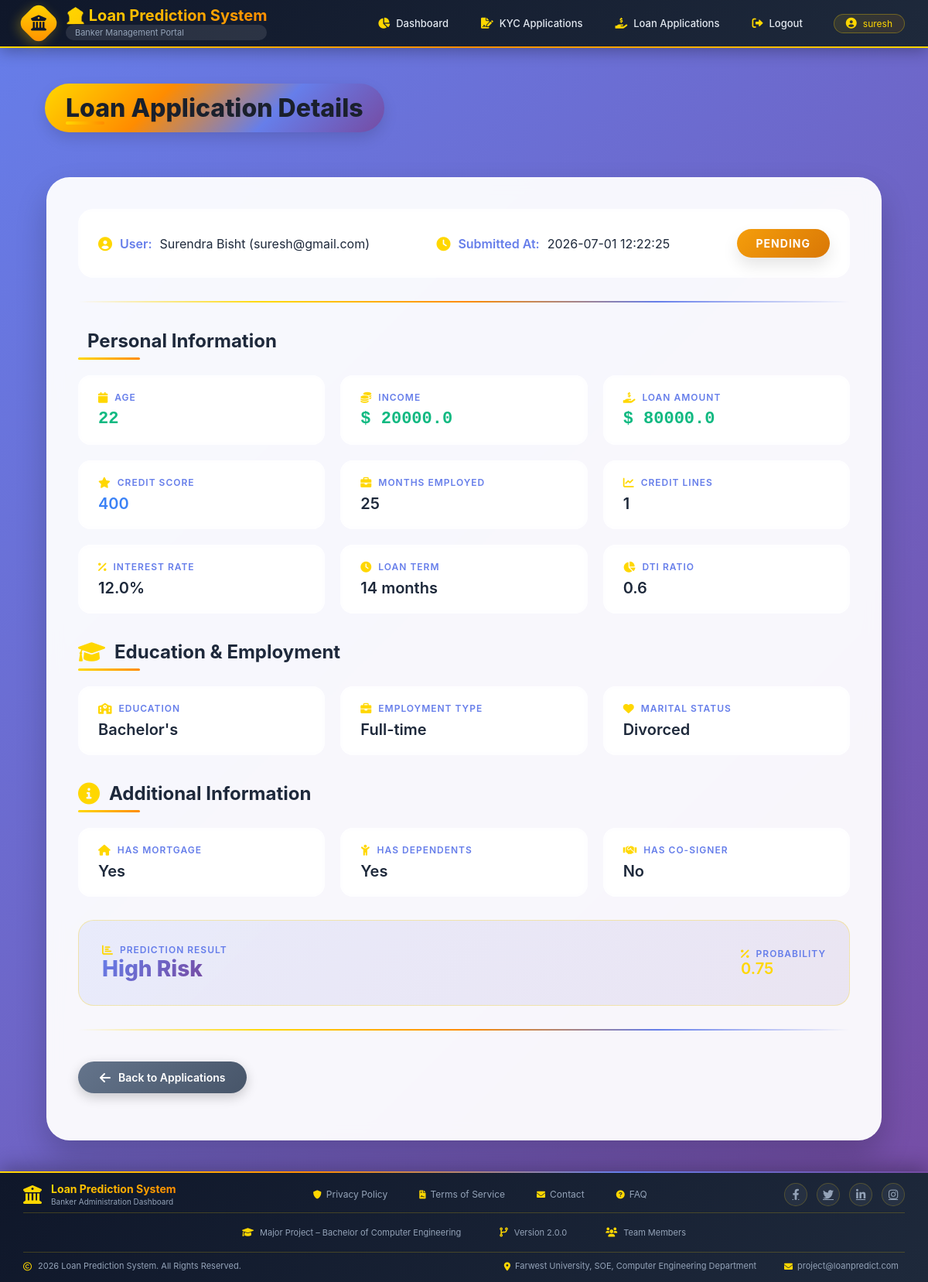
/loan/22/ (signed in), run on the app's committed database.
### app/models.py (models this page shows, shortened)
class CustomUser(AbstractBaseUser, PermissionsMixin):
    USER = 'USER'
    BANKER = 'BANKER'
    USER_TYPE_CHOICES = (
        (USER, 'User'),
        (BANKER, 'Banker'),
    )
    email = models.EmailField(unique=True)
    full_name = models.CharField(max_length=150)
    phone_number = models.CharField(max_length=15)
    user_type = models.CharField(
        max_length=10,
        choices=USER_TYPE_CHOICES,
        default=USER
    )
    is_active = models.BooleanField(default=True)
    is_staff = models.BooleanField(default=False)
    created_at = models.DateTimeField(auto_now_add=True)
    objects = CustomUserManager()
    USERNAME_FIELD = 'email'
    REQUIRED_FIELDS = ['full_name', 'phone_number']

class LoanApplication(models.Model):
    STATUS_CHOICES = (
        ("PENDING", "Pending"),
        ("APPROVED", "Approved"),
        ("REJECTED", "Rejected"),
        ("CLEARED", "Cleared"),
    )
    user = models.ForeignKey(
        settings.AUTH_USER_MODEL,
        on_delete=models.CASCADE,
        related_name="loan_applications"
    )
    age = models.IntegerField()
    income = models.FloatField()
    loan_amount = models.FloatField()
    credit_score = models.IntegerField()
    months_employed = models.IntegerField()
    num_credit_lines = models.IntegerField()
    interest_rate = models.FloatField()
    loan_term = models.IntegerField()
    dti_ratio = models.FloatField()
    EDUCATION_CHOICES = [
        ("Bachelor's", "Bachelor's"),
        ("Master's", "Master's"),
        ("High School", "High School"),
        ("PhD", "PhD"),
    ]
    EMPLOYMENT_CHOICES = [
        ("Full-time", "Full-time"),
        ("Unemployed", "Unemployed"),
        ("Self-employed", "Self-employed"),
        ("Part-time", "Part-time"),
    ]
    MARITAL_CHOICES = [
        ("Divorced", "Divorced"),
        ("Married", "Married"),
        ("Single", "Single"),
    ]
    YES_NO = [
        ("Yes", "Yes"),
        ("No", "No"),
    ]
    education = models.CharField(max_length=20, choices=EDUCATION_CHOICES)
    employment_type = models.CharField(max_length=20, choices=EMPLOYMENT_CHOICES)
    marital_status = models.CharField(max_length=20, choices=MARITAL_CHOICES)
    has_mortgage = models.CharField(max_length=3, choices=YES_NO)
    has_dependents = models.CharField(max_length=3, choices=YES_NO)
    has_cosigner = models.CharField(max_length=3, choices=YES_NO)
    prediction_result = models.CharField(max_length=50, blank=True, null=True)
    prediction_probability = models.FloatField(blank=True, null=True)
    status = models.CharField(
        max_length=20,
        choices=STATUS_CHOICES,
        default="PENDING"
    )
    created_at = models.DateTimeField(auto_now_add=True)

### app/decorators.py (the view)
        def wrapper(request, *args, **kwargs):
            if request.user.is_authenticated:
                if request.user.user_type in allowed_roles:
                    return view_func(request, *args, **kwargs)
                else:
                    messages.error(request, "You are not authorized to access this page.")
                    return redirect("login")
            return redirect("login")

### app/views.py (called while the page is built)
@login_required
@role_required(allowed_roles=["BANKER"])
def view_loan_details(request, id):
    loan = get_object_or_404(LoanApplication, id=id)
    context = {
        "loan": loan
    }
    return render(request, "Banker/view_loan_details.html", context)

### app/templates/Banker/view_loan_details.html (shortened to what this page needs)
{% extends "Banker/base.html" %}
{% block content %}
<div class="container">
    <h2>Loan Application Details</h2>
    <div class="loan-details-card">
        <div class="user-info-section">
            <p>
                <i class="fas fa-user-circle"></i>
                <strong>User:</strong> {{ loan.user.full_name }} ({{ loan.user.email }})
            </p>
            <p>
                <i class="fas fa-clock"></i>
                <strong>Submitted At:</strong> {{ loan.created_at|date:"Y-m-d H:i:s" }}
            </p>
            <span class="loan-status-badge {{ loan.status|lower }}">
                {{ loan.status }}
            </span>
        </div>
        <hr class="custom-hr">
        <h3 class="section-header">
            Personal Information
        </h3>
        <div class="info-grid">
            <div class="info-item">
                <span class="info-label"><i class="fas fa-calendar"></i> Age</span>
                <span class="info-value numeric">{{ loan.age }}</span>
            </div>
            <div class="info-item">
                <span class="info-label"><i class="fas fa-coins"></i> Income</span>
                <span class="info-value numeric">$ {{ loan.income }}</span>
            </div>
            <div class="info-item">
                <span class="info-label"><i class="fas fa-hand-holding-usd"></i> Loan Amount</span>
                <span class="info-value numeric">$ {{ loan.loan_amount }}</span>
            </div>
            <div class="info-item">
                <span class="info-label"><i class="fas fa-star"></i> Credit Score</span>
                <span class="info-value credit-score">{{ loan.credit_score }}</span>
            </div>
            <div class="info-item">
                <span class="info-label"><i class="fas fa-briefcase"></i> Months Employed</span>
                <span class="info-value">{{ loan.months_employed }}</span>
            </div>
            <div class="info-item">
                <span class="info-label"><i class="fas fa-chart-line"></i> Credit Lines</span>
                <span class="info-value">{{ loan.num_credit_lines }}</span>
            </div>
            <div class="info-item">
                <span class="info-label"><i class="fas fa-percent"></i> Interest Rate</span>
                <span class="info-value">{{ loan.interest_rate }}%</span>
            </div>
            <div class="info-item">
                <span class="info-label"><i class="fas fa-clock"></i> Loan Term</span>
                <span class="info-value">{{ loan.loan_term }} months</span>
            </div>
            <div class="info-item">
                <span class="info-label"><i class="fas fa-chart-pie"></i> DTI Ratio</span>
                <span class="info-value">{{ loan.dti_ratio }}</span>
            </div>
        </div>
        <h3 class="section-header">
            <i class="fas fa-graduation-cap"></i>
            Education & Employment
        </h3>
        <div class="info-grid">
            <div class="info-item">
                <span class="info-label"><i class="fas fa-school"></i> Education</span>
                <span class="info-value">{{ loan.education }}</span>
            </div>
            <div class="info-item">
                <span class="info-label"><i class="fas fa-briefcase"></i> Employment Type</span>
                <span class="info-value">{{ loan.employment_type }}</span>
            </div>
            <div class="info-item">
                <span class="info-label"><i class="fas fa-heart"></i> Marital Status</span>
                <span class="info-value">{{ loan.marital_status }}</span>
            </div>
        </div>
        <h3 class="section-header">
            <i class="fas fa-info-circle"></i>
            Additional Information
        </h3>
        <div class="info-grid">
            <div class="info-item">
                <span class="info-label"><i class="fas fa-home"></i> Has Mortgage</span>
                <span class="info-value">{{ loan.has_mortgage }}</span>
            </div>
            <div class="info-item">
                <span class="info-label"><i class="fas fa-child"></i> Has Dependents</span>
                <span class="info-value">{{ loan.has_dependents }}</span>
            </div>
            <div class="info-item">
                <span class="info-label"><i class="fas fa-handshake"></i> Has Co-Signer</span>
                <span class="info-value">{{ loan.has_cosigner }}</span>
            </div>
        </div>
        <div class="prediction-section">
            <div>
                <span class="info-label"><i class="fas fa-chart-bar"></i> Prediction Result</span>
                <div class="prediction-result">{{ loan.prediction_result|default:"N/A" }}</div>
            </div>
            <div>
                <span class="info-label"><i class="fas fa-percentage"></i> Probability</span>
                <div class="prediction-probability">{{ loan.prediction_probability|floatformat:2|default:"N/A" }}</div>
            </div>
        </div>
        <hr class="custom-hr">
        <div class="action-buttons">
            <a href="{% url 'loan_applications' %}" class="detail-action-btn back">
                <i class="fas fa-arrow-left"></i>
                Back to Applications
            </a>
        </div>
    </div>
</div>
{% endblock %}

### app/templates/Banker/base.html (shortened to what this page needs)
{% load static %}
<!DOCTYPE html>
<html lang="en">
<head>
    <link rel="stylesheet" href="https://cdnjs.cloudflare.com/ajax/libs/font-awesome/6.0.0/css/all.min.css">
    <link rel="stylesheet" href="{% static 'Banker/css/style.css' %}">
</head>
<body>
<header>
    <div class="header-container">
        <div class="header-left">
            <section>
                <div class="logo-icon">
                    <i class="fas fa-university"></i>
                </div>
                <div class="logo-text">
                    <h1>🏦 Loan Prediction System</h1>
                    <p>Banker Management Portal</p>
                </div>
            </section>
        </div>
        <nav>
            {% if request.user.is_authenticated %}
                <a href="{% url 'banker_dashboard' %}">
                    <i class="fas fa-chart-pie"></i>
                    Dashboard
                </a>
                <a href="{% url 'kyc_applications' %}">
                    <i class="fas fa-file-signature"></i>
                    KYC Applications
                </a>
                <a href="{% url 'loan_applications' %}">
                    <i class="fas fa-hand-holding-usd"></i>
                    Loan Applications
                </a>
                <a href="{% url 'logout' %}">
                    <i class="fas fa-sign-out-alt"></i>
                    Logout
                </a>
                <span>
                    <i class="fas fa-user-circle"></i>
                    {{ request.user.full_name|default:request.user.email }}
                </span>
            {% endif %}
        </nav>
    </div>
</header>
<main>
    {% block content %}{% endblock %}
</main>
<footer>
    <div class="footer-container">
        <div class="footer-top">
            <div class="footer-brand">
                <i class="fas fa-university"></i>
                <div class="footer-brand-text">
                    <h3>Loan Prediction System</h3>
                    <p>Banker Administration Dashboard</p>
                </div>
            </div>
            <div class="footer-links">
                <a href="#">
                    <i class="fas fa-shield-alt"></i>
                    Privacy Policy
                </a>
                <a href="#">
                    <i class="fas fa-file-contract"></i>
                    Terms of Service
                </a>
                <a href="#">
                    <i class="fas fa-envelope"></i>
                    Contact
                </a>
                <a href="#">
                    <i class="fas fa-question-circle"></i>
                    FAQ
                </a>
            </div>
            <div class="footer-social">
                <a href="#"><i class="fab fa-facebook-f"></i></a>
                <a href="#"><i class="fab fa-twitter"></i></a>
                <a href="#"><i class="fab fa-linkedin-in"></i></a>
                <a href="#"><i class="fab fa-instagram"></i></a>
            </div>
        </div>
        <div class="footer-middle">
            <div class="footer-info-item">
                <i class="fas fa-graduation-cap"></i>
                <span>Major Project – Bachelor of Computer Engineering</span>
            </div>
            <div class="footer-info-item">
                <i class="fas fa-code-branch"></i>
                <span>Version 2.0.0</span>
            </div>
            <div class="footer-info-item">
                <i class="fas fa-users"></i>
                <span>Team Members</span>
            </div>
        </div>
        <div class="footer-bottom">
            <div class="footer-copyright">
                <i class="far fa-copyright"></i>
                <span>{% now "Y" %} Loan Prediction System. All Rights Reserved.</span>
            </div>
            <div class="footer-contact">
                <span>
                    <i class="fas fa-map-marker-alt"></i>
            Farwest University, SOE, Computer Engineering Department
                </span>
                <span>
                    <i class="fas fa-envelope"></i>
                    project@loanpredict.com
                </span>
            </div>
        </div>
    </div>
</footer>
</body>
</html>

### data on the page
CustomUser: user.full_name "suresh"
LoanApplication: user.full_name "Surendra Bisht", user.email "suresh@gmail.com", created_at "2026-07-01 12:22:25", status "PENDING", age "22", income "20000.0", loan_amount "80000.0", credit_score "400", months_employed "25", num_credit_lines "1", interest_rate "12.0", loan_term "14", dti_ratio "0.6", education "Bachelor's", employment_type "Full-time", marital_status "Divorced", has_mortgage "Yes", has_dependents "Yes", has_cosigner "No", prediction_result "High Risk", prediction_probability "0.75"
